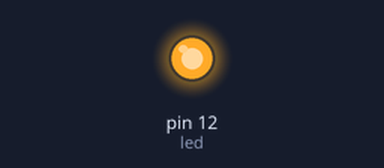
Bench run of a sketch on a simulated Arduino Uno, built with avr-gcc and run on an emulated ATmega328P. Parts: output pins drawn as LEDs (lit = HIGH). No radio packets arrive unless stated.

Above: at 1.0 s.
At 3.1 s:
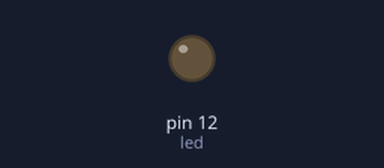
Timing chart, 0 to 5.4 s (numbered marks = the images above):
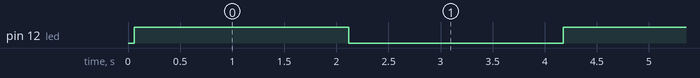

Measured:
- by itself, pin 12 (led): alternates HIGH for 2.1 s and LOW for 2.1 s

The sketch:

transmissor.ino
```cpp
#include <VirtualWire.h>

char *controller;
const int led = 12;

void setup() {
  pinMode(led,OUTPUT);
  vw_set_ptt_inverted(true);
  vw_set_tx_pin(13);
  vw_setup(1000); // speed of data transfer Kbps
}

void loop(){
  controller="1";
  vw_send((uint8_t *)controller, strlen(controller));
  vw_wait_tx(); // Wait until the whole message is gone
  digitalWrite(led, HIGH);
  delay(2000);


  controller="0";
  vw_send((uint8_t *)controller, strlen(controller));
  vw_wait_tx(); // Wait until the whole message is gone
  digitalWrite(led, LOW);
  delay(2000);

}
```
